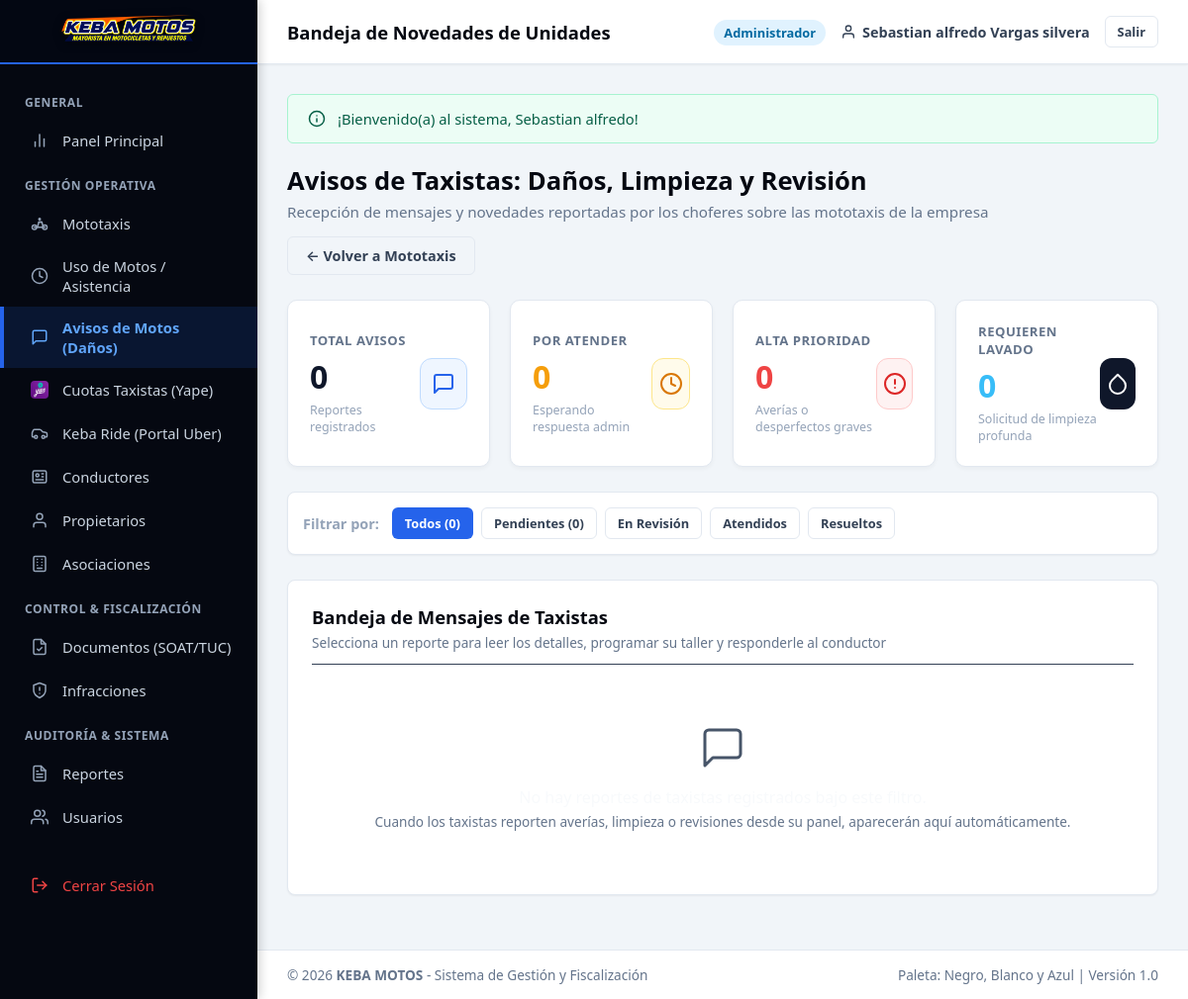
The page /vista/vehiculos/reportes_taxistas.php (signed in) on the database as committed earlier.
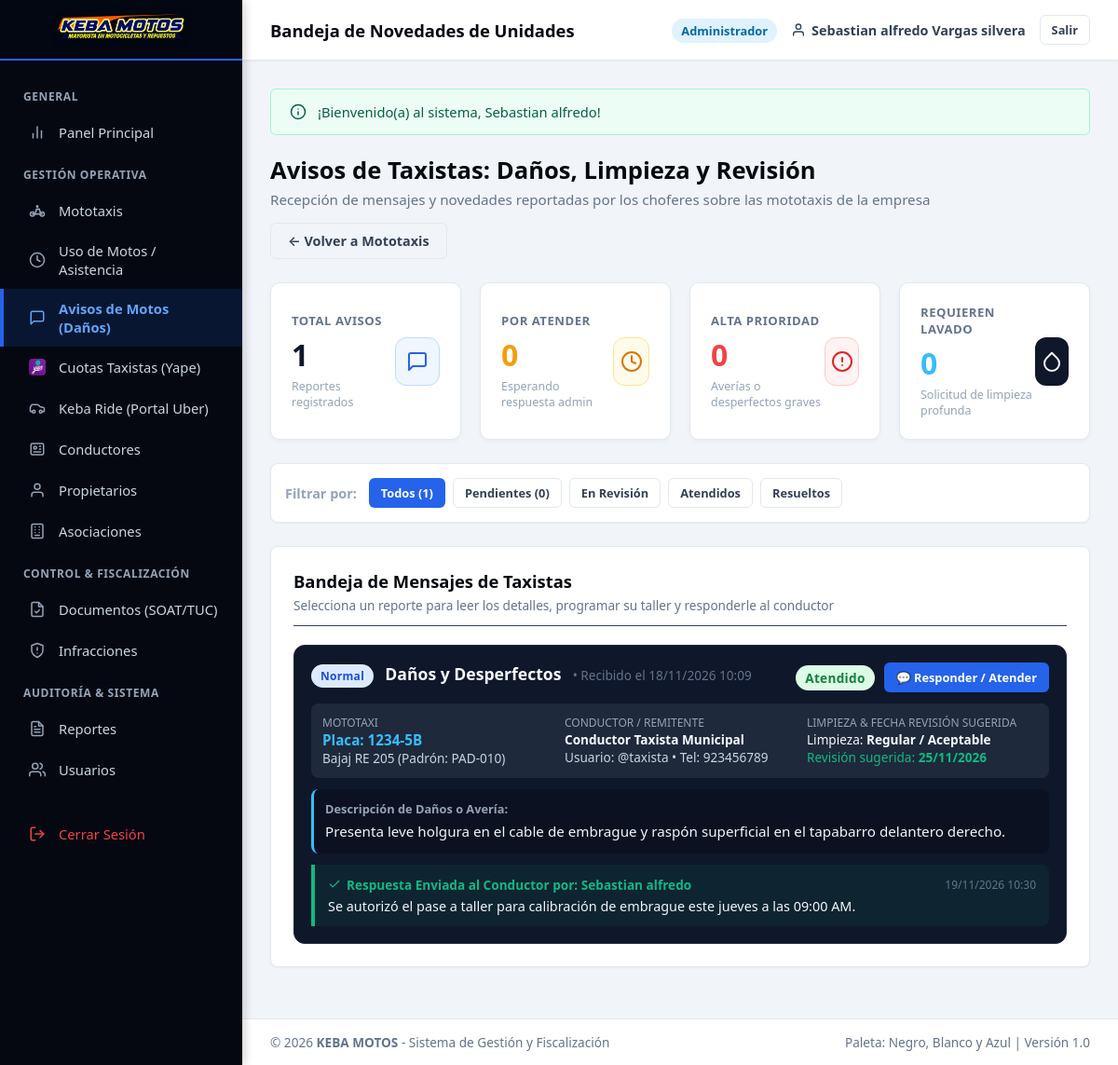
The same page on the database as committed later.
### tables this page shows
CREATE TABLE `reportes_vehiculo` (
  `id_reporte` INT AUTO_INCREMENT PRIMARY KEY,
  `id_vehiculo` INT NOT NULL,
  `id_usuario` INT NOT NULL,
  `id_conductor` INT NULL,
  `tipo_asunto` ENUM('Daños y Desperfectos', 'Programación de Revisión', 'Estado de Limpieza', 'Mantenimiento General', 'Otro') NOT NULL,
  `descripcion_danos` TEXT NOT NULL,
  `estado_limpieza` ENUM('Excelente / Limpia', 'Regular / Aceptable', 'Requiere Lavado Urgente') DEFAULT 'Regular / Aceptable',
  `fecha_revision_sugerida` DATE NULL,
  `prioridad` ENUM('Baja', 'Normal', 'Alta', 'Urgente') DEFAULT 'Normal',
  `foto_evidencia` VARCHAR(255) NULL,
  `estado` ENUM('Pendiente', 'En Revisión', 'Atendido', 'Resuelto') DEFAULT 'Pendiente',
  `respuesta_admin` TEXT NULL,
  `id_usuario_admin` INT NULL,
  `fecha_respuesta` DATETIME NULL,
  `created_at` TIMESTAMP DEFAULT CURRENT_TIMESTAMP,
  `updated_at` TIMESTAMP DEFAULT CURRENT_TIMESTAMP ON UPDATE CURRENT_TIMESTAMP,
  CONSTRAINT `fk_repveh_vehiculo` FOREIGN KEY (`id_vehiculo`) REFERENCES `vehiculos` (`id_vehiculo`) ON UPDATE CASCADE ON DELETE CASCADE,
  CONSTRAINT `fk_repveh_usuario` FOREIGN KEY (`id_usuario`) REFERENCES `usuarios` (`id_usuario`) ON UPDATE CASCADE ON DELETE CASCADE,
  CONSTRAINT `fk_repveh_conductor` FOREIGN KEY (`id_conductor`) REFERENCES `conductores` (`id_conductor`) ON UPDATE CASCADE ON DELETE SET NULL,
  CONSTRAINT `fk_repveh_admin` FOREIGN KEY (`id_usuario_admin`) REFERENCES `usuarios` (`id_usuario`) ON UPDATE CASCADE ON DELETE SET NULL
);

CREATE TABLE `vehiculos` (
  `id_vehiculo` INT AUTO_INCREMENT PRIMARY KEY,
  `placa` VARCHAR(10) NOT NULL UNIQUE,
  `numero_padron` VARCHAR(20) NULL,
  `marca` VARCHAR(50) NOT NULL,
  `modelo` VARCHAR(50) NULL,
  `color` VARCHAR(50) NOT NULL,
  `anio_fabricacion` YEAR NULL,
  `numero_motor` VARCHAR(50) NULL,
  `numero_chasis` VARCHAR(50) NULL,
  `id_propietario` INT NOT NULL,
  `id_asociacion` INT NULL,
  `foto` VARCHAR(255) NULL,
  `es_empresa` TINYINT(1) DEFAULT 1,
  `fecha_proxima_revision` DATE NULL,
  `estado_limpieza` ENUM('Excelente', 'Limpia', 'Regular', 'Requiere Lavado') DEFAULT 'Limpia',
  `estado_mecanico` ENUM('Operativo', 'Con Observaciones', 'En Mantenimiento', 'Taller') DEFAULT 'Operativo',
  `observaciones_danos` TEXT NULL,
  `estado` ENUM('Activo', 'Inactivo', 'De Baja', 'Observado') DEFAULT 'Activo',
  `created_at` TIMESTAMP DEFAULT CURRENT_TIMESTAMP,
  `updated_at` TIMESTAMP DEFAULT CURRENT_TIMESTAMP ON UPDATE CURRENT_TIMESTAMP,
  CONSTRAINT `fk_vehiculos_propietarios` FOREIGN KEY (`id_propietario`) REFERENCES `propietarios` (`id_propietario`) ON UPDATE CASCADE,
  CONSTRAINT `fk_vehiculos_asociaciones` FOREIGN KEY (`id_asociacion`) REFERENCES `asociaciones` (`id_asociacion`) ON UPDATE CASCADE ON DELETE SET NULL
);

CREATE TABLE `usuarios` (
  `id_usuario` INT AUTO_INCREMENT PRIMARY KEY,
  `id_rol` INT NOT NULL,
  `dni` VARCHAR(8) NOT NULL UNIQUE,
  `nombres` VARCHAR(100) NOT NULL,
  `apellidos` VARCHAR(100) NOT NULL,
  `usuario` VARCHAR(50) NOT NULL UNIQUE,
  `password` VARCHAR(255) NOT NULL,
  `email` VARCHAR(100) UNIQUE NULL,
  `telefono` VARCHAR(20) NULL,
  `estado` ENUM('Activo', 'Inactivo') DEFAULT 'Activo',
  `ultimo_login` DATETIME NULL,
  `token_recuperacion` VARCHAR(100) NULL,
  `token_expira` DATETIME NULL,
  `created_at` TIMESTAMP DEFAULT CURRENT_TIMESTAMP,
  `updated_at` TIMESTAMP DEFAULT CURRENT_TIMESTAMP ON UPDATE CURRENT_TIMESTAMP,
  CONSTRAINT `fk_usuarios_roles` FOREIGN KEY (`id_rol`) REFERENCES `roles` (`id_rol`) ON UPDATE CASCADE
);

### vista/vehiculos/reportes_taxistas.php (the view, shortened to what the rows shown need)
<?php
require_once dirname(__DIR__) . '/plantillas/header.php';
require_once dirname(__DIR__) . '/plantillas/navbar.php';
require_once dirname(dirname(__DIR__)) . '/modelos/ReporteVehiculo.php';
$filtroEstado = $_GET['estado'] ?? null;
$repMod = new ReporteVehiculo();
$reportes = $repMod->listarTodos($filtroEstado);
?>
<div class="page-header" style="display: flex; justify-content: space-between; align-items: center; flex-wrap: wrap; gap: 15px;">
    <div>
        <h1 class="page-title">Avisos de Taxistas: Daños, Limpieza y Revisión</h1>
    </div>
</div>
<div class="card">
    <div style="border-bottom: 1px solid #334155; padding-bottom: 12px; margin-bottom: 20px;">
        <h2 class="card-title" style="margin: 0;">Bandeja de Mensajes de Taxistas</h2>
    </div>
    <?php if (!empty($reportes)): ?>
        <div style="display: flex; flex-direction: column; gap: 20px;">
            <?php foreach ($reportes as $rep):
                $badgePrioridad = 'badge-info';
                $badgeEstado = 'badge-warning';
                if ($rep['estado'] === 'Atendido' || $rep['estado'] === 'Resuelto') $badgeEstado = 'badge-success';
                elseif ($rep['estado'] === 'En Revisión') $badgeEstado = 'badge-info';
            ?>
            <div style="background: #0f172a; border-radius: 12px; border: 1px solid <?= $rep['estado'] === 'Pendiente' ? '#f59e0b' : '#1e293b' ?>; padding: 18px;">
                <div style="display: flex; justify-content: space-between; align-items: flex-start; flex-wrap: wrap; gap: 12px; margin-bottom: 12px;">
                    <div>
                        <span class="badge <?= $badgePrioridad ?>" style="margin-right: 8px;"><?= htmlspecialchars($rep['prioridad']) ?></span>
                        <strong style="font-size: 1.1rem; color: #f8fafc;"><?= htmlspecialchars($rep['tipo_asunto']) ?></strong>
                        <span style="color: #64748b; font-size: 0.85rem; margin-left: 8px;">• Recibido el <?= date('d/m/Y H:i', strtotime($rep['created_at'])) ?></span>
                    </div>
                    <div style="display: flex; align-items: center; gap: 10px;">
                        <span class="badge <?= $badgeEstado ?>" style="font-size: 0.85rem; padding: 4px 10px;"><?= htmlspecialchars($rep['estado']) ?></span>
                        <button type="button" class="btn btn-primary btn-sm" onclick="abrirModalRespuesta(<?= htmlspecialchars(json_encode($rep)) ?>)">
                            💬 Responder / Atender
                        </button>
                    </div>
                </div>
                <div style="display: grid; grid-template-columns: repeat(auto-fit, minmax(220px, 1fr)); gap: 12px; margin-bottom: 12px; background: #1e293b; padding: 12px; border-radius: 8px; font-size: 0.85rem;">
                    <div>
                        <span style="color: #94a3b8; display: block; font-size: 0.75rem; text-transform: uppercase;">Mototaxi</span>
                        <strong style="color: #38bdf8; font-size: 0.95rem;">Placa: <?= htmlspecialchars($rep['placa']) ?></strong>
                        <div style="color: #cbd5e1;"><?= htmlspecialchars($rep['marca'] . ' ' . $rep['modelo']) ?> (Padrón: <?= htmlspecialchars($rep['numero_padron'] ?? '-') ?>)</div>
                    </div>
                    <div>
                        <span style="color: #94a3b8; display: block; font-size: 0.75rem; text-transform: uppercase;">Conductor / Remitente</span>
                        <strong style="color: #f8fafc;"><?= htmlspecialchars($rep['conductor_nombres'] . ' ' . $rep['conductor_apellidos']) ?></strong>
                        <div style="color: #cbd5e1;">Usuario: @<?= htmlspecialchars($rep['usuario']) ?> • Tel: <?= htmlspecialchars($rep['conductor_telefono'] ?? '-') ?></div>
                    </div>
                    <div>
                        <span style="color: #94a3b8; display: block; font-size: 0.75rem; text-transform: uppercase;">Limpieza & Fecha Revisión Sugerida</span>
                        <div style="color: #f8fafc;">Limpieza: <strong><?= htmlspecialchars($rep['estado_limpieza']) ?></strong></div>
                        <div style="color: #10b981;">Revisión sugerida: <strong><?= !empty($rep['fecha_revision_sugerida']) ? date('d/m/Y', strtotime($rep['fecha_revision_sugerida'])) : 'No indicada' ?></strong></div>
                    </div>
                </div>
                <div style="margin-bottom: 12px; background: rgba(0,0,0,0.25); padding: 12px; border-radius: 8px; border-left: 3px solid #38bdf8;">
                    <div style="color: #94a3b8; font-size: 0.8rem; margin-bottom: 4px; font-weight: 600;">Descripción de Daños o Avería:</div>
                    <div style="color: #f1f5f9; font-size: 0.95rem; line-height: 1.5;"><?= nl2br(htmlspecialchars($rep['descripcion_danos'])) ?></div>
                </div>
                <?php if (!empty($rep['respuesta_admin'])): ?>
                    <div style="border-left: 4px solid #10b981; background: rgba(16, 185, 129, 0.08); padding: 12px 14px; border-radius: 0 8px 8px 0; margin-top: 10px;">
                        <div style="display: flex; justify-content: space-between; align-items: center; margin-bottom: 4px;">
                            <strong style="color: #10b981; font-size: 0.85rem; display: flex; align-items: center; gap: 6px;">
                                <svg style="width: 14px; height: 14px;" viewBox="0 0 24 24" fill="none" stroke="currentColor" stroke-width="2" stroke-linecap="round" stroke-linejoin="round"><polyline points="20 6 9 17 4 12"></polyline></svg>
                                Respuesta Enviada al Conductor por: <?= htmlspecialchars($rep['admin_nombres'] ?? 'Administración') ?>
                            </strong>
                            <span style="font-size: 0.75rem; color: #64748b;"><?= !empty($rep['fecha_respuesta']) ? date('d/m/Y H:i', strtotime($rep['fecha_respuesta'])) : '' ?></span>
                        </div>
                        <div style="font-size: 0.9rem; color: #f1f5f9;"><?= nl2br(htmlspecialchars($rep['respuesta_admin'])) ?></div>
                    </div>
                <?php endif; ?>
            </div>
            <?php endforeach; ?>
        </div>
    <?php endif; ?>
</div>
<?php require_once dirname(__DIR__) . '/plantillas/footer.php'; ?>

Rows that differ between the two databases and show on the page:
added reportes_vehiculo: prioridad "Normal", tipo_asunto "Daños y Desperfectos", created_at "18/11/2026 10:09", estado "Atendido", id_vehiculo.placa "1234-5B", id_vehiculo.modelo "Bajaj RE 205", id_vehiculo.numero_padron "PAD-010", id_usuario.apellidos "Conductor Taxista Municipal", id_usuario.usuario "taxista", id_usuario.telefono "923456789", estado_limpieza "Regular / Aceptable", fecha_revision_sugerida "25/11/2026", descripcion_danos "Presenta leve holgura en el cable de embrague y raspón superficial en el tapabarro delantero derecho.", id_usuario_admin.nombres "Sebastian alfredo", fecha_respuesta "19/11/2026 10:30", respuesta_admin "Se autorizó el pase a taller para calibración de embrague este jueves a las 09:00 AM."
Other text that changed with them:
$totalReportes: "0" → "1"
text no longer shown: "Cuando los taxistas reporten averías, limpieza o revisiones desde su panel, aparecerán aquí automáticamente."
